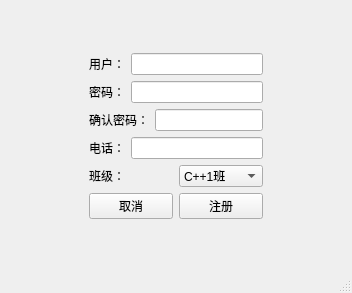
<?xml version="1.0" encoding="UTF-8"?>
<ui version="4.0">
 <class>RegisterMainWindow</class>
 <widget class="QMainWindow" name="RegisterMainWindow">
  <property name="geometry">
   <rect>
    <x>0</x>
    <y>0</y>
    <width>352</width>
    <height>293</height>
   </rect>
  </property>
  <property name="windowTitle">
   <string>MainWindow</string>
  </property>
  <widget class="QWidget" name="centralwidget">
   <layout class="QGridLayout" name="gridLayout_2">
    <item row="1" column="1">
     <layout class="QGridLayout" name="gridLayout">
      <item row="0" column="0">
       <layout class="QHBoxLayout" name="horizontalLayout">
        <item>
         <widget class="QLabel" name="label">
          <property name="text">
           <string>用户：</string>
          </property>
         </widget>
        </item>
        <item>
         <widget class="QLineEdit" name="lineEdit"/>
        </item>
       </layout>
      </item>
      <item row="1" column="0">
       <layout class="QHBoxLayout" name="horizontalLayout_2">
        <item>
         <widget class="QLabel" name="label_2">
          <property name="text">
           <string>密码：</string>
          </property>
         </widget>
        </item>
        <item>
         <widget class="QLineEdit" name="lineEdit_2"/>
        </item>
       </layout>
      </item>
      <item row="2" column="0">
       <layout class="QHBoxLayout" name="horizontalLayout_3">
        <item>
         <widget class="QLabel" name="label_3">
          <property name="text">
           <string>确认密码：</string>
          </property>
         </widget>
        </item>
        <item>
         <widget class="QLineEdit" name="lineEdit_3"/>
        </item>
       </layout>
      </item>
      <item row="3" column="0">
       <layout class="QHBoxLayout" name="horizontalLayout_4">
        <item>
         <widget class="QLabel" name="label_4">
          <property name="text">
           <string>电话：</string>
          </property>
         </widget>
        </item>
        <item>
         <widget class="QLineEdit" name="lineEdit_4"/>
        </item>
       </layout>
      </item>
      <item row="4" column="0">
       <layout class="QHBoxLayout" name="horizontalLayout_5">
        <item>
         <widget class="QLabel" name="label_5">
          <property name="text">
           <string>班级：</string>
          </property>
         </widget>
        </item>
        <item>
         <widget class="QComboBox" name="comboBox">
          <item>
           <property name="text">
            <string>C++1班</string>
           </property>
          </item>
          <item>
           <property name="text">
            <string>C++2班</string>
           </property>
          </item>
          <item>
           <property name="text">
            <string>C++3班</string>
           </property>
          </item>
          <item>
           <property name="text">
            <string>安卓1班</string>
           </property>
          </item>
          <item>
           <property name="text">
            <string>安卓2班</string>
           </property>
          </item>
          <item>
           <property name="text">
            <string>安卓3班</string>
           </property>
          </item>
         </widget>
        </item>
       </layout>
      </item>
      <item row="5" column="0">
       <layout class="QHBoxLayout" name="horizontalLayout_6">
        <item>
         <widget class="QPushButton" name="pushButton">
          <property name="text">
           <string>取消</string>
          </property>
         </widget>
        </item>
        <item>
         <widget class="QPushButton" name="pushButton_2">
          <property name="text">
           <string>注册</string>
          </property>
         </widget>
        </item>
       </layout>
      </item>
     </layout>
    </item>
    <item row="1" column="0">
     <spacer name="horizontalSpacer">
      <property name="orientation">
       <enum>Qt::Horizontal</enum>
      </property>
      <property name="sizeHint" stdset="0">
       <size>
        <width>40</width>
        <height>20</height>
       </size>
      </property>
     </spacer>
    </item>
    <item row="1" column="2">
     <spacer name="horizontalSpacer_2">
      <property name="orientation">
       <enum>Qt::Horizontal</enum>
      </property>
      <property name="sizeHint" stdset="0">
       <size>
        <width>40</width>
        <height>20</height>
       </size>
      </property>
     </spacer>
    </item>
    <item row="2" column="1">
     <spacer name="verticalSpacer">
      <property name="orientation">
       <enum>Qt::Vertical</enum>
      </property>
      <property name="sizeHint" stdset="0">
       <size>
        <width>20</width>
        <height>40</height>
       </size>
      </property>
     </spacer>
    </item>
    <item row="0" column="1">
     <spacer name="verticalSpacer_2">
      <property name="orientation">
       <enum>Qt::Vertical</enum>
      </property>
      <property name="sizeHint" stdset="0">
       <size>
        <width>20</width>
        <height>40</height>
       </size>
      </property>
     </spacer>
    </item>
   </layout>
  </widget>
  <widget class="QMenuBar" name="menubar">
   <property name="geometry">
    <rect>
     <x>0</x>
     <y>0</y>
     <width>352</width>
     <height>23</height>
    </rect>
   </property>
  </widget>
  <widget class="QStatusBar" name="statusbar"/>
 </widget>
 <resources/>
 <connections/>
</ui>
